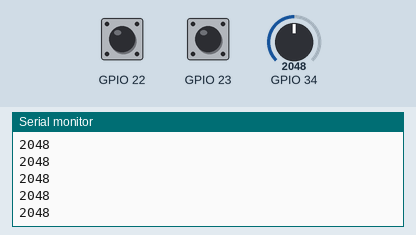
Simulated run of this sketch. Board: ESP32. On the bench: the last lines printed to the serial monitor. The inputs (shaded band) are chosen by the test bench; at power-on: GPIO 34 = 2048, GPIO 22 HIGH, GPIO 23 HIGH. WiFi joins after 1.5 s; servers stay silent unless stated; web services answer with replies made up by the test bench.

Above: at 3.2 s.
3.3 s: GPIO 34 set to 2340
At 4.0 s:
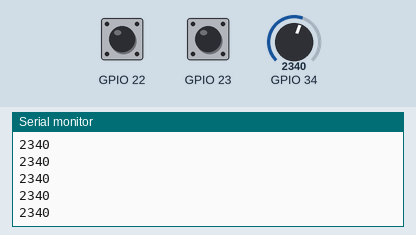
6.0 s: GPIO 34 set to 2260
At 7.1 s:
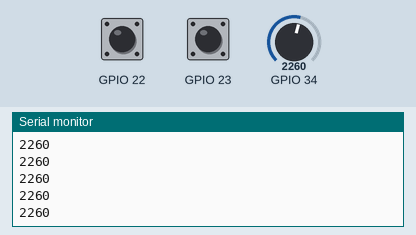
Timing chart, 0 to 9.0 s (numbered marks = the images above; inputs shaded):
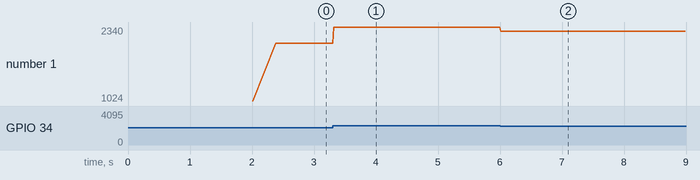

The sketch:

Firmware.ino
```cpp
#include <WiFi.h>
#include <WebSocketsServer.h>
#include <HTTPClient.h>

// 🔹 Home WiFi Credentials (STA Mode) - For Internet & WhatsApp Alerts
const char *ssid_STA = "Redmi";
const char *password_STA = "Haha123456789";

// 🔹 ESP32 Hotspot Credentials (AP Mode) - For Local Data Plotting
const char *ssid_AP = "ESP32_ECG";
const char *password_AP = "12345678";

// WebSocket Server
WebSocketsServer webSocket = WebSocketsServer(81);

// Moving Average Filter Parameters
const int movingAvgWindowSize = 2;
int movingAvgValues[movingAvgWindowSize];
int movingAvgIndex = 0;
int movingAvgSum = 0;

// CallMeBot WhatsApp API Details
String phoneNumber = "+8801789489050";
String apiKey = "3700741";

// WhatsApp Alert Control
bool alertSent = false;
bool firstCheck = true;

// Time Control for WhatsApp Alerts
unsigned long lastAlertTime = 0;
const unsigned long alertInterval = 5 * 60 * 1000;

// Heart Rate Detection Variables
const int ecgThreshold = 2300;
const int maxBPM = 140;
const int minBPM = 55;
const int bpmAvgSize = 5;
int bpmBuffer[bpmAvgSize] = {0};
int bpmIndex = 0;
int bpmSum = 0;
int bpmCount = 0;
unsigned long lastPeakTime = 0;
int heartRate = 0;

void webSocketEvent(uint8_t num, WStype_t type, uint8_t *payload, size_t length) {
  // Handle WebSocket events if needed
}

void setup() {
  Serial.begin(9600);

  WiFi.mode(WIFI_AP_STA);
  WiFi.softAP(ssid_AP, password_AP);
  Serial.println("ESP32 Hotspot Created!");
  Serial.print("AP IP Address: ");
  Serial.println(WiFi.softAPIP());

  WiFi.begin(ssid_STA, password_STA);
  Serial.print("Connecting to Home WiFi...");

  int retries = 0;
  while (WiFi.status() != WL_CONNECTED && retries < 30) {
    delay(1000);
    Serial.print(".");
    retries++;
  }
  if (WiFi.status() == WL_CONNECTED) {
    Serial.println("\nConnected to Home WiFi!");
    Serial.print("ESP32 IP Address: ");
    Serial.println(WiFi.localIP());
  } else {
    Serial.println("\nFailed to connect to Home WiFi.");
  }

  webSocket.begin();
  webSocket.onEvent(webSocketEvent);

  pinMode(22, INPUT);
  pinMode(23, INPUT);
  pinMode(34, INPUT);

  for (int i = 0; i < movingAvgWindowSize; i++) {
    movingAvgValues[i] = 0;
  }
}

int movingAvgFilter(int newValue) {
  movingAvgSum -= movingAvgValues[movingAvgIndex];
  movingAvgValues[movingAvgIndex] = newValue;
  movingAvgSum += newValue;
  movingAvgIndex = (movingAvgIndex + 1) % movingAvgWindowSize;
  return movingAvgSum / movingAvgWindowSize;
}

void sendWhatsAppAlert(int ecgValue) {
  String message = "ECG Alert! Abnormal ECG detected: " + String(ecgValue);
  String url = "https://api.callmebot.com/whatsapp.php?phone=+8801789489050&text=ECG+Alert!+Abnormal+ECG+detected:" + String(ecgValue) + "&apikey=3700741";
  //String url = "https://api.callmebot.com/whatsapp.php?phone=" + phoneNumber + "&text=" + message + "&apikey=" + apiKey;

  Serial.println("URL: " + url);
  Serial.println("Sending WhatsApp alert...");

  HTTPClient http;
  http.setTimeout(5000);
  http.begin(url);
  int httpResponseCode = http.GET();

  Serial.print("HTTP Response Code: ");
  Serial.println(httpResponseCode);

  if (httpResponseCode == 200) {
    Serial.println("WhatsApp Message Sent!");
  } else {
    Serial.print("Error sending message. Response: ");
    Serial.println(httpResponseCode);
  }

  http.end();
}

void loop() {
  webSocket.loop();

  int a = digitalRead(22);
  int b = digitalRead(23);
  int ecgValue = analogRead(34);
  int filteredECG = movingAvgFilter(ecgValue);

  Serial.println(filteredECG);


if (a == 0 && b == 0) {
  String ecgData = String(filteredECG) + "," + String(heartRate);  // Send ECG and heart rate
  webSocket.broadcastTXT(ecgData);
} else {
  webSocket.broadcastTXT("0");
}


  unsigned long currentTime = millis();
  if (firstCheck && filteredECG > 1000) {
    sendWhatsAppAlert(filteredECG);
    alertSent = true;
    firstCheck = false;
    lastAlertTime = currentTime;
  }

  if (!firstCheck && filteredECG > 2000 && !alertSent && (currentTime - lastAlertTime >= alertInterval)) {
    sendWhatsAppAlert(filteredECG);
    alertSent = true;
    lastAlertTime = currentTime;
  }

  if (filteredECG < 2000) {
    alertSent = false;
  }

  if (filteredECG > ecgThreshold && (currentTime - lastPeakTime) > 600) {
    unsigned long timeBetweenPeaks = currentTime - lastPeakTime;
    int currentBPM = 60000 / timeBetweenPeaks;
    lastPeakTime = currentTime;

    if (currentBPM > minBPM && currentBPM < maxBPM) {
      bpmSum -= bpmBuffer[bpmIndex];
      bpmBuffer[bpmIndex] = currentBPM;
      bpmSum += currentBPM;
      bpmIndex = (bpmIndex + 1) % bpmAvgSize;

      if (bpmCount < bpmAvgSize) bpmCount++;
      heartRate = bpmSum / bpmCount;

      Serial.print("Heart Rate: ");
      Serial.print(heartRate);
      Serial.println(" BPM");
    }
  }
  delay(10);
}
```

Measured:
- after the input at 3.3 s, the serial monitor: prints a new line at once (image 1)
- after the input at 6.0 s, the serial monitor: prints a new line at once (image 2)
- plotted number 1: 2048 → 2340 after the input at 3.3 s, 2340 → 2260 after the input at 6.0 s
